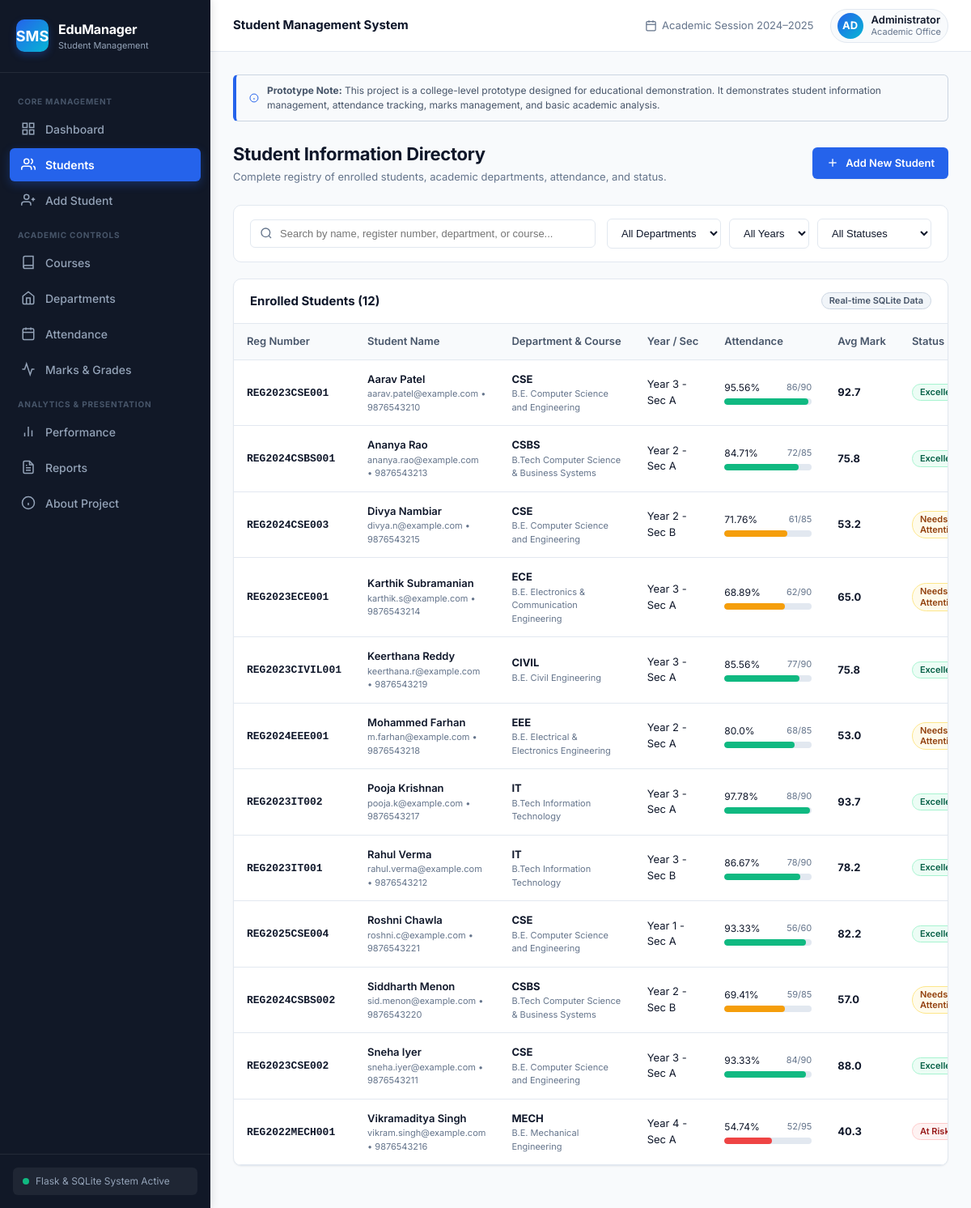
/students, run on the app's committed database.
### tables this page shows
CREATE TABLE students (
            id INTEGER PRIMARY KEY AUTOINCREMENT,
            name TEXT NOT NULL,
            register_number TEXT NOT NULL UNIQUE,
            email TEXT NOT NULL,
            phone TEXT NOT NULL,
            gender TEXT NOT NULL,
            dob TEXT NOT NULL,
            department_id INTEGER NOT NULL,
            course_id INTEGER NOT NULL,
            year INTEGER NOT NULL,
            section TEXT NOT NULL,
            admission_year INTEGER NOT NULL,
            address TEXT NOT NULL,
            created_at TIMESTAMP DEFAULT CURRENT_TIMESTAMP,
            FOREIGN KEY (department_id) REFERENCES departments(id) ON DELETE RESTRICT,
            FOREIGN KEY (course_id) REFERENCES courses(id) ON DELETE RESTRICT
        );

### app.py (the view)
@app.route("/students")
def students_list():
    search = request.args.get("search", "").strip()
    dept = request.args.get("dept", "all")
    year = request.args.get("year", "all")
    section = request.args.get("section", "all")
    status = request.args.get("status", "all")
    students = get_all_students(
        search=search if search else None,
        dept_filter=dept if dept != "all" else None,
        year_filter=year if year != "all" else None,
        section_filter=section if section != "all" else None,
        status_filter=status if status != "all" else None
    )
    departments = get_all_departments()
    return render_template(
        "students.html",
        active_page="students",
        students=students,
        departments=departments,
        current_search=search,
        current_dept=dept,
        current_year=year,
        current_status=status
    )

### database.py (called while the page is built)
def get_db_connection():
    if not os.path.exists(DB_DIR):
        os.makedirs(DB_DIR, exist_ok=True)
    conn = sqlite3.connect(DB_PATH)
    conn.row_factory = sqlite3.Row
    conn.execute("PRAGMA foreign_keys = ON")
    return conn

def calculate_student_status(attendance_percentage, avg_mark, failed_subjects_count):
    att = float(attendance_percentage or 0)
    avg = float(avg_mark or 0)
    failed = int(failed_subjects_count or 0)
    if att < 60 and failed > 0:
        return "At Risk"
    elif att < 75 or avg < 60:
        return "Needs Attention"
    elif avg >= 75 and att >= 75:
        return "Excellent"
    else:
        return "Good"

def get_all_departments():
    conn = get_db_connection()
    rows = conn.execute("""
        SELECT d.*, COUNT(s.id) as student_count
        FROM departments d
        LEFT JOIN students s ON s.department_id = d.id
        GROUP BY d.id
        ORDER BY d.name ASC
    """).fetchall()
    conn.close()
    return [dict(r) for r in rows]

### templates/students.html (shortened to what this page needs)
{% extends "base.html" %}
{% block content %}
<div class="page-header">
    <div>
        <h2 class="page-title">Student Information Directory</h2>
        <p class="page-subtitle">Complete registry of enrolled students, academic departments, attendance, and status.</p>
    </div>
    <div class="header-actions">
        <a href="{{ url_for('add_student_view') }}" class="btn btn-primary">
            <svg width="16" height="16" viewBox="0 0 24 24" fill="none" stroke="currentColor" stroke-width="2"><line x1="12" y1="5" x2="12" y2="19"></line><line x1="5" y1="12" x2="19" y2="12"></line></svg>
            <span>Add New Student</span>
        </a>
    </div>
</div>
<div class="filter-bar">
    <div class="search-box">
        <svg class="search-icon" viewBox="0 0 24 24" fill="none" stroke="currentColor" stroke-width="2"><circle cx="11" cy="11" r="8"></circle><line x1="21" y1="21" x2="16.65" y2="16.65"></line></svg>
        <input type="text" id="studentTableSearch" class="search-input" placeholder="Search by name, register number, department, or course..." value="{{ current_search or '' }}">
    </div>
    <div class="filter-controls">
        <select id="filterDept" class="form-select" style="width: auto;">
            <option value="all">All Departments</option>
        </select>
        <select id="filterYear" class="form-select" style="width: auto;">
            <option value="all">All Years</option>
        </select>
        <select id="filterStatus" class="form-select" style="width: auto;">
            <option value="all">All Statuses</option>
        </select>
    </div>
</div>
<div class="table-card">
    <div class="table-card-header">
        <h3 class="table-card-title">Enrolled Students ({{ students|length }})</h3>
        <span class="badge badge-secondary">Real-time SQLite Data</span>
    </div>
    <div class="table-responsive">
        <table class="data-table">
            <thead>
                <tr>
                    <th>Reg Number</th>
                    <th>Student Name</th>
                    <th>Department & Course</th>
                    <th>Year / Sec</th>
                    <th>Attendance</th>
                    <th>Avg Mark</th>
                    <th>Status</th>
                </tr>
            </thead>
            <tbody id="studentsTableBody">
                {% if students %}
                    {% for st in students %}
                        <tr class="student-row"
                            data-name="{{ st.name }}"
                            data-reg="{{ st.register_number }}"
                            data-dept="{{ st.department_code }}"
                            data-year="{{ st.year }}"
                            data-status="{{ st.status }}">
                            <td>
                                <strong><code>{{ st.register_number }}</code></strong>
                            </td>
                            <td>
                                <div style="font-weight: 600;">{{ st.name }}</div>
                                <div style="font-size: 11px; color: var(--text-muted);">{{ st.email }} • {{ st.phone }}</div>
                            </td>
                            <td>
                                <div><strong>{{ st.department_code }}</strong></div>
                                <div style="font-size: 11px; color: var(--text-muted);">{{ st.course_name }}</div>
                            </td>
                            <td>
                                Year {{ st.year }} - Sec {{ st.section }}
                            </td>
                            <td style="min-width: 140px;">
                                <div style="display: flex; justify-content: space-between; font-size: 12px; margin-bottom: 2px;">
                                    <span>{{ st.attendance_percentage }}%</span>
                                    <span style="color: var(--text-muted); font-size: 11px;">{{ st.present_classes }}/{{ st.total_classes }}</span>
                                </div>
                                <div class="progress-bar-container">
                                    <div class="progress-bar-fill {% if st.attendance_percentage >= 75 %}fill-success{% elif st.attendance_percentage >= 60 %}fill-warning{% else %}fill-danger{% endif %}"
                                         style="width: {{ st.attendance_percentage }}%;"></div>
                                </div>
                            </td>
                            <td>
                                <strong>{{ st.average_mark }}</strong>
                            </td>
                            <td>
                                {% if st.status == 'Excellent' %}
                                    <span class="badge badge-success">Excellent</span>
                                {% elif st.status == 'Good' %}
                                    <span class="badge badge-info">Good</span>
                                {% elif st.status == 'Needs Attention' %}
                                    <span class="badge badge-warning">Needs Attention</span>
                                {% else %}
                                    <span class="badge badge-danger">At Risk</span>
                                {% endif %}
                            </td>
                        </tr>
                    {% endfor %}
                {% endif %}
            </tbody>
        </table>
    </div>
</div>
{% endblock %}

### data on the page
students: register_number "REG2023CSE001", name "Aarav Patel", email "aarav.patel@example.com", phone "9876543210", department_code "CSE", course_name "B.E. Computer Science and Engineering", year "3", section "A", attendance_percentage "95.56", present_classes "86", total_classes "90", average_mark "92.7", shows "Excellent"
students: register_number "REG2024CSBS001", name "Ananya Rao", email "ananya.rao@example.com", phone "9876543213", department_code "CSBS", course_name "B.Tech Computer Science & Business Systems", year "2", section "A", attendance_percentage "84.71", present_classes "72", total_classes "85", average_mark "75.8", shows "Excellent"
students: register_number "REG2024CSE003", name "Divya Nambiar", email "divya.n@example.com", phone "9876543215", department_code "CSE", course_name "B.E. Computer Science and Engineering", year "2", section "B", attendance_percentage "71.76", present_classes "61", total_classes "85", average_mark "53.2", shows "Needs…"
students: register_number "REG2023ECE001", name "Karthik Subramanian", email "karthik.s@example.com", phone "9876543214", department_code "ECE", course_name "B.E. Electronics & Communication Engineering", year "3", section "A", attendance_percentage "68.89", present_classes "62", total_classes "90", average_mark "65.0", shows "Needs…"
students: register_number "REG2023CIVIL001", name "Keerthana Reddy", email "keerthana.r@example.com", phone "9876543219", department_code "CIVIL", course_name "B.E. Civil Engineering", year "3", section "A", attendance_percentage "85.56", present_classes "77", total_classes "90", average_mark "75.8", shows "Excellent"
students: register_number "REG2024EEE001", name "Mohammed Farhan", email "m.farhan@example.com", phone "9876543218", department_code "EEE", course_name "B.E. Electrical & Electronics Engineering", year "2", section "A", attendance_percentage "80.0", present_classes "68", total_classes "85", average_mark "53.0", shows "Needs…"
students: register_number "REG2023IT002", name "Pooja Krishnan", email "pooja.k@example.com", phone "9876543217", department_code "IT", course_name "B.Tech Information Technology", year "3", section "A", attendance_percentage "97.78", present_classes "88", total_classes "90", average_mark "93.7", shows "Excellent"
students: register_number "REG2023IT001", name "Rahul Verma", email "rahul.verma@example.com", phone "9876543212", department_code "IT", course_name "B.Tech Information Technology", year "3", section "B", attendance_percentage "86.67", present_classes "78", total_classes "90", average_mark "78.2", shows "Excellent"
students: register_number "REG2025CSE004", name "Roshni Chawla", email "roshni.c@example.com", phone "9876543221", department_code "CSE", course_name "B.E. Computer Science and Engineering", year "1", section "A", attendance_percentage "93.33", present_classes "56", total_classes "60", average_mark "82.2", shows "Excellent"
students: register_number "REG2024CSBS002", name "Siddharth Menon", email "sid.menon@example.com", phone "9876543220", department_code "CSBS", course_name "B.Tech Computer Science & Business Systems", year "2", section "B", attendance_percentage "69.41", present_classes "59", total_classes "85", average_mark "57.0", shows "Needs…"
students: register_number "REG2023CSE002", name "Sneha Iyer", email "sneha.iyer@example.com", phone "9876543211", department_code "CSE", course_name "B.E. Computer Science and Engineering", year "3", section "A", attendance_percentage "93.33", present_classes "84", total_classes "90", average_mark "88.0", shows "Excellent"
students: register_number "REG2022MECH001", name "Vikramaditya Singh", email "vikram.singh@example.com", phone "9876543216", department_code "MECH", course_name "B.E. Mechanical Engineering", year "4", section "A", attendance_percentage "54.74", present_classes "52", total_classes "95", average_mark "40.3", shows "At…"

### other printed values
{{ students|length }} "12"
